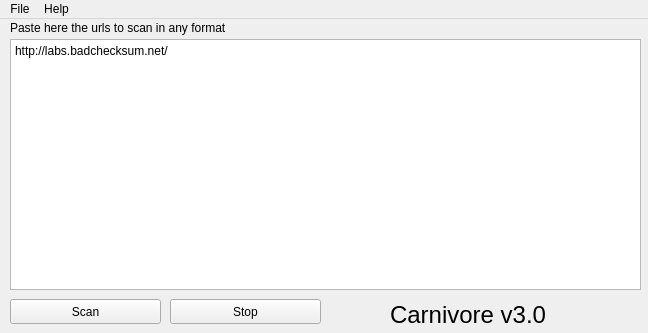
<?xml version="1.0" encoding="UTF-8"?>
<ui version="4.0">
 <class>MainWindow</class>
 <widget class="QMainWindow" name="MainWindow">
  <property name="geometry">
   <rect>
    <x>0</x>
    <y>0</y>
    <width>648</width>
    <height>333</height>
   </rect>
  </property>
  <property name="windowTitle">
   <string>MainWindow</string>
  </property>
  <widget class="QWidget" name="centralWidget">
   <widget class="QTextEdit" name="teEntry">
    <property name="geometry">
     <rect>
      <x>10</x>
      <y>20</y>
      <width>631</width>
      <height>251</height>
     </rect>
    </property>
    <property name="html">
     <string>&lt;!DOCTYPE HTML PUBLIC &quot;-//W3C//DTD HTML 4.0//EN&quot; &quot;http://www.w3.org/TR/REC-html40/strict.dtd&quot;&gt;
&lt;html&gt;&lt;head&gt;&lt;meta name=&quot;qrichtext&quot; content=&quot;1&quot; /&gt;&lt;style type=&quot;text/css&quot;&gt;
p, li { white-space: pre-wrap; }
&lt;/style&gt;&lt;/head&gt;&lt;body style=&quot; font-family:'Noto Sans'; font-size:9pt; font-weight:400; font-style:normal;&quot;&gt;
&lt;p style=&quot; margin-top:0px; margin-bottom:0px; margin-left:0px; margin-right:0px; -qt-block-indent:0; text-indent:0px;&quot;&gt;http://labs.badchecksum.net/&lt;/p&gt;&lt;/body&gt;&lt;/html&gt;</string>
    </property>
   </widget>
   <widget class="QPushButton" name="bScan">
    <property name="geometry">
     <rect>
      <x>10</x>
      <y>280</y>
      <width>151</width>
      <height>25</height>
     </rect>
    </property>
    <property name="text">
     <string>Scan</string>
    </property>
   </widget>
   <widget class="QPushButton" name="bStop">
    <property name="geometry">
     <rect>
      <x>170</x>
      <y>280</y>
      <width>151</width>
      <height>25</height>
     </rect>
    </property>
    <property name="text">
     <string>Stop</string>
    </property>
   </widget>
   <widget class="QLabel" name="label">
    <property name="geometry">
     <rect>
      <x>390</x>
      <y>280</y>
      <width>171</width>
      <height>31</height>
     </rect>
    </property>
    <property name="font">
     <font>
      <pointsize>18</pointsize>
     </font>
    </property>
    <property name="text">
     <string>Carnivore v3.0</string>
    </property>
   </widget>
   <widget class="QLabel" name="label_2">
    <property name="geometry">
     <rect>
      <x>10</x>
      <y>0</y>
      <width>531</width>
      <height>17</height>
     </rect>
    </property>
    <property name="text">
     <string>Paste here the urls to scan in any format</string>
    </property>
   </widget>
  </widget>
  <widget class="QMenuBar" name="menuBar">
   <property name="geometry">
    <rect>
     <x>0</x>
     <y>0</y>
     <width>648</width>
     <height>22</height>
    </rect>
   </property>
   <widget class="QMenu" name="menuFile">
    <property name="title">
     <string>File</string>
    </property>
    <addaction name="actionLoad"/>
    <addaction name="actionSave"/>
    <addaction name="actionClear"/>
   </widget>
   <widget class="QMenu" name="menuHelp">
    <property name="title">
     <string>Help</string>
    </property>
    <addaction name="actionAbout"/>
   </widget>
   <addaction name="menuFile"/>
   <addaction name="menuHelp"/>
  </widget>
  <action name="actionLoad">
   <property name="text">
    <string>Load</string>
   </property>
  </action>
  <action name="actionSave">
   <property name="text">
    <string>Save</string>
   </property>
  </action>
  <action name="actionClear">
   <property name="text">
    <string>Clear</string>
   </property>
  </action>
  <action name="actionAbout">
   <property name="text">
    <string>About</string>
   </property>
  </action>
 </widget>
 <layoutdefault spacing="6" margin="11"/>
 <resources/>
 <connections/>
</ui>
